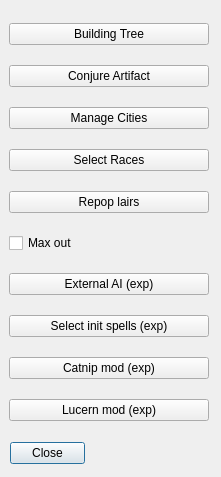
<?xml version="1.0" encoding="UTF-8"?>
<ui version="4.0">
 <class>DialogTools</class>
 <widget class="QDialog" name="DialogTools">
  <property name="geometry">
   <rect>
    <x>0</x>
    <y>0</y>
    <width>221</width>
    <height>477</height>
   </rect>
  </property>
  <property name="windowTitle">
   <string>Tools</string>
  </property>
  <widget class="QDialogButtonBox" name="buttonBox">
   <property name="geometry">
    <rect>
     <x>10</x>
     <y>440</y>
     <width>75</width>
     <height>27</height>
    </rect>
   </property>
   <property name="orientation">
    <enum>Qt::Horizontal</enum>
   </property>
   <property name="standardButtons">
    <set>QDialogButtonBox::Close</set>
   </property>
  </widget>
  <widget class="QWidget" name="layoutWidget">
   <property name="geometry">
    <rect>
     <x>9</x>
     <y>9</y>
     <width>202</width>
     <height>432</height>
    </rect>
   </property>
   <layout class="QVBoxLayout" name="verticalLayout">
    <item>
     <widget class="QPushButton" name="pushButton_BuildingTree">
      <property name="sizePolicy">
       <sizepolicy hsizetype="Fixed" vsizetype="Fixed">
        <horstretch>0</horstretch>
        <verstretch>0</verstretch>
       </sizepolicy>
      </property>
      <property name="maximumSize">
       <size>
        <width>200</width>
        <height>16777215</height>
       </size>
      </property>
      <property name="text">
       <string>Building Tree</string>
      </property>
      <property name="icon">
       <iconset resource="../Resources/InteractiveGameTweaker.qrc">
        <normaloff>:/buildings/Builders Hall.gif</normaloff>:/buildings/Builders Hall.gif</iconset>
      </property>
      <property name="iconSize">
       <size>
        <width>32</width>
        <height>32</height>
       </size>
      </property>
     </widget>
    </item>
    <item>
     <widget class="QPushButton" name="pushButton_ConjureArtifact">
      <property name="sizePolicy">
       <sizepolicy hsizetype="Fixed" vsizetype="Fixed">
        <horstretch>0</horstretch>
        <verstretch>0</verstretch>
       </sizepolicy>
      </property>
      <property name="maximumSize">
       <size>
        <width>200</width>
        <height>16777215</height>
       </size>
      </property>
      <property name="text">
       <string>Conjure Artifact</string>
      </property>
      <property name="icon">
       <iconset resource="../Resources/InteractiveGameTweaker.qrc">
        <normaloff>:/heroes/yramrag.gif</normaloff>:/heroes/yramrag.gif</iconset>
      </property>
      <property name="iconSize">
       <size>
        <width>32</width>
        <height>32</height>
       </size>
      </property>
     </widget>
    </item>
    <item>
     <widget class="QPushButton" name="pushButton_ApplyBuildQueues">
      <property name="sizePolicy">
       <sizepolicy hsizetype="Fixed" vsizetype="Fixed">
        <horstretch>0</horstretch>
        <verstretch>0</verstretch>
       </sizepolicy>
      </property>
      <property name="maximumSize">
       <size>
        <width>200</width>
        <height>16777215</height>
       </size>
      </property>
      <property name="text">
       <string>Manage Cities</string>
      </property>
      <property name="icon">
       <iconset resource="../Resources/InteractiveGameTweaker.qrc">
        <normaloff>:/heroes/aureus.gif</normaloff>:/heroes/aureus.gif</iconset>
      </property>
      <property name="iconSize">
       <size>
        <width>32</width>
        <height>32</height>
       </size>
      </property>
     </widget>
    </item>
    <item>
     <widget class="QPushButton" name="pushButton_SelectRaces">
      <property name="sizePolicy">
       <sizepolicy hsizetype="Fixed" vsizetype="Fixed">
        <horstretch>0</horstretch>
        <verstretch>0</verstretch>
       </sizepolicy>
      </property>
      <property name="maximumSize">
       <size>
        <width>200</width>
        <height>16777215</height>
       </size>
      </property>
      <property name="text">
       <string>Select Races</string>
      </property>
      <property name="icon">
       <iconset resource="../Resources/InteractiveGameTweaker.qrc">
        <normaloff>:/heroes/bahgtru.gif</normaloff>:/heroes/bahgtru.gif</iconset>
      </property>
      <property name="iconSize">
       <size>
        <width>32</width>
        <height>32</height>
       </size>
      </property>
     </widget>
    </item>
    <item>
     <widget class="QPushButton" name="pushButton_RepopLairs">
      <property name="sizePolicy">
       <sizepolicy hsizetype="Fixed" vsizetype="Fixed">
        <horstretch>0</horstretch>
        <verstretch>0</verstretch>
       </sizepolicy>
      </property>
      <property name="maximumSize">
       <size>
        <width>200</width>
        <height>16777215</height>
       </size>
      </property>
      <property name="text">
       <string>Repop lairs</string>
      </property>
      <property name="icon">
       <iconset resource="../Resources/InteractiveGameTweaker.qrc">
        <normaloff>:/heroes/marcus.gif</normaloff>:/heroes/marcus.gif</iconset>
      </property>
      <property name="iconSize">
       <size>
        <width>32</width>
        <height>32</height>
       </size>
      </property>
     </widget>
    </item>
    <item>
     <widget class="QCheckBox" name="checkBox_RepopMaxOut">
      <property name="sizePolicy">
       <sizepolicy hsizetype="Fixed" vsizetype="Fixed">
        <horstretch>0</horstretch>
        <verstretch>0</verstretch>
       </sizepolicy>
      </property>
      <property name="maximumSize">
       <size>
        <width>200</width>
        <height>16777215</height>
       </size>
      </property>
      <property name="text">
       <string>Max out</string>
      </property>
     </widget>
    </item>
    <item>
     <widget class="QPushButton" name="pushButton_ExternalAI">
      <property name="sizePolicy">
       <sizepolicy hsizetype="Fixed" vsizetype="Fixed">
        <horstretch>0</horstretch>
        <verstretch>0</verstretch>
       </sizepolicy>
      </property>
      <property name="maximumSize">
       <size>
        <width>200</width>
        <height>16777215</height>
       </size>
      </property>
      <property name="text">
       <string>External AI (exp)</string>
      </property>
      <property name="icon">
       <iconset resource="../Resources/InteractiveGameTweaker.qrc">
        <normaloff>:/heroes/roland.gif</normaloff>:/heroes/roland.gif</iconset>
      </property>
      <property name="iconSize">
       <size>
        <width>32</width>
        <height>32</height>
       </size>
      </property>
     </widget>
    </item>
    <item>
     <widget class="QPushButton" name="pushButton_SelectInitialSpells">
      <property name="sizePolicy">
       <sizepolicy hsizetype="Fixed" vsizetype="Fixed">
        <horstretch>0</horstretch>
        <verstretch>0</verstretch>
       </sizepolicy>
      </property>
      <property name="maximumSize">
       <size>
        <width>200</width>
        <height>16777215</height>
       </size>
      </property>
      <property name="text">
       <string>Select init spells (exp)</string>
      </property>
      <property name="icon">
       <iconset resource="../Resources/InteractiveGameTweaker.qrc">
        <normaloff>:/heroes/aerie.gif</normaloff>:/heroes/aerie.gif</iconset>
      </property>
      <property name="iconSize">
       <size>
        <width>32</width>
        <height>32</height>
       </size>
      </property>
     </widget>
    </item>
    <item>
     <widget class="QPushButton" name="pushButton_CatnipMod">
      <property name="sizePolicy">
       <sizepolicy hsizetype="Fixed" vsizetype="Fixed">
        <horstretch>0</horstretch>
        <verstretch>0</verstretch>
       </sizepolicy>
      </property>
      <property name="maximumSize">
       <size>
        <width>200</width>
        <height>16777215</height>
       </size>
      </property>
      <property name="text">
       <string>Catnip mod (exp)</string>
      </property>
      <property name="icon">
       <iconset resource="../Resources/InteractiveGameTweaker.qrc">
        <normaloff>:/heroes/catwalk.jpg</normaloff>:/heroes/catwalk.jpg</iconset>
      </property>
      <property name="iconSize">
       <size>
        <width>32</width>
        <height>32</height>
       </size>
      </property>
     </widget>
    </item>
    <item>
     <widget class="QPushButton" name="pushButton_LucernMod">
      <property name="sizePolicy">
       <sizepolicy hsizetype="Fixed" vsizetype="Fixed">
        <horstretch>0</horstretch>
        <verstretch>0</verstretch>
       </sizepolicy>
      </property>
      <property name="maximumSize">
       <size>
        <width>200</width>
        <height>16777215</height>
       </size>
      </property>
      <property name="text">
       <string>Lucern mod (exp)</string>
      </property>
      <property name="icon">
       <iconset resource="../Resources/InteractiveGameTweaker.qrc">
        <normaloff>:/heroes/lucern.png</normaloff>:/heroes/lucern.png</iconset>
      </property>
      <property name="iconSize">
       <size>
        <width>32</width>
        <height>32</height>
       </size>
      </property>
     </widget>
    </item>
   </layout>
  </widget>
 </widget>
 <resources>
  <include location="../Resources/InteractiveGameTweaker.qrc"/>
 </resources>
 <connections>
  <connection>
   <sender>buttonBox</sender>
   <signal>accepted()</signal>
   <receiver>DialogTools</receiver>
   <slot>accept()</slot>
   <hints>
    <hint type="sourcelabel">
     <x>248</x>
     <y>254</y>
    </hint>
    <hint type="destinationlabel">
     <x>157</x>
     <y>274</y>
    </hint>
   </hints>
  </connection>
  <connection>
   <sender>buttonBox</sender>
   <signal>rejected()</signal>
   <receiver>DialogTools</receiver>
   <slot>reject()</slot>
   <hints>
    <hint type="sourcelabel">
     <x>316</x>
     <y>260</y>
    </hint>
    <hint type="destinationlabel">
     <x>286</x>
     <y>274</y>
    </hint>
   </hints>
  </connection>
 </connections>
</ui>
